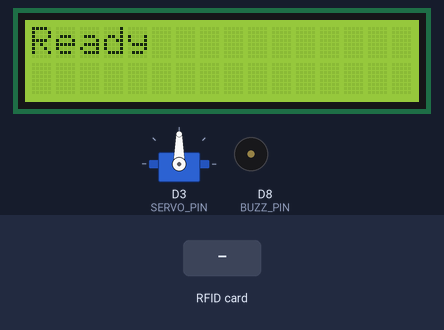
A sketch run on a simulated ESP8266 (NodeMCU). Shown: servo, 16×2 character LCD, buzzer (waves = sounding). The inputs (shaded band) are chosen by the test bench. WiFi joins after 1.5 s; servers stay silent unless stated; network time is answered at once with the bench clock; the Firebase database answers and starts empty; what the sketch prints to the serial monitor is not drawn.

Above: at 2.8 s.
2.9 s: RFID card 5E 7A 19 C4 held to the reader
At 3.06 s:
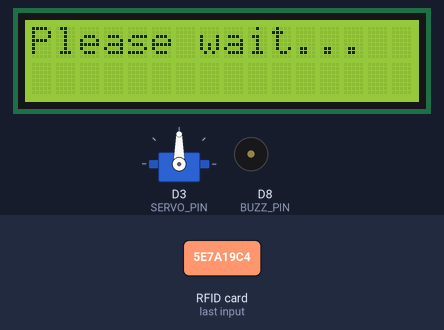
At 4.3 s:
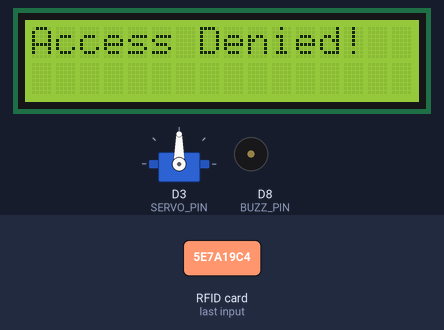
Timing chart, 0 to 10.3 s (numbered marks = the images above; inputs shaded):
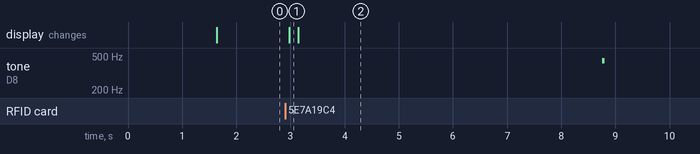

The sketch:

rfidwithnode.ino
```cpp
#include <LiquidCrystal_I2C.h>
#include <SPI.h>
#include <MFRC522.h>
#include <NTPClient.h>
#include <ESP8266WiFi.h>
#include <WiFiUdp.h>
#include <WiFiClientSecure.h>
#include <LiquidCrystal_I2C.h>
#include <FirebaseArduino.h>
#include <Servo.h>

// Set these to run example.
//#define FIREBASE_HOST "esptest-b8db8-default-rtdb.europe-west1.firebasedatabase.app"
//#define FIREBASE_AUTH "bvvGw3P5Aq3bzD88H9UBsL9XYpKHVDdfdmI61ThU"
#define FIREBASE_HOST "warehousemanagementsyste-a79b0-default-rtdb.europe-west1.firebasedatabase.app"
#define FIREBASE_AUTH "E1LiEDuFTcc6KCEYG4EYwCTfe23xNXZofuK8jjac"

//LCD
LiquidCrystal_I2C lcd(0x3F, 16, 2);

//RFID
#define SS_PIN D4
#define RST_PIN D0    // Configurable, see typical pin layout above
MFRC522 mfrc522(SS_PIN, RST_PIN);  // Create MFRC522 instance

//buzzer
#define BUZZ_PIN D8

//servo
Servo myservo;
#define SERVO_PIN D3

//led
 #define GATE_PIN LED_BUILTIN

//***********Things to change*******************
// const char* ssid = "PatelsWifi4G";
// const char* password = "9820769386";
// const char* ssid = "Drp";
// const char* password = "asdfghjkl";
const char* ssid = "Monisha Uberoi";
const char* password = "passsword";

//***********Things to change*******************
uint64_t openGateMillis = 0;
WiFiClientSecure client;

const long utcOffsetInSeconds = 19800;
char daysOfTheWeek[7][12] = {"Sunday", "Monday", "Tuesday", "Wednesday", "Thursday", "Friday", "Saturday"};
String months[12]={"January", "February", "March", "April", "May", "June", "July", "August", "September", "October", "November", "December"};

// Define NTP Client to get time
WiFiUDP ntpUDP;
NTPClient timeClient(ntpUDP, "pool.ntp.org", utcOffsetInSeconds);

void setup() {
  pinMode(GATE_PIN, OUTPUT);
  pinMode(BUZZ_PIN, OUTPUT);
  digitalWrite(GATE_PIN, LOW);
  digitalWrite(BUZZ_PIN, LOW);
  myservo.attach(SERVO_PIN);
  Serial.begin(115200);
  Firebase.begin(FIREBASE_HOST, FIREBASE_AUTH);
  timeClient.begin();
  lcd.begin(); // Init with pin default ESP8266 or ARDUINO
  lcd.backlight();
  LcdClearAndPrint("Loading");
  WiFi.mode(WIFI_STA);
  WiFi.begin(ssid, password);
  Serial.println("Started");
  Serial.print("Connecting");
  while (WiFi.status() != WL_CONNECTED) {
    delay(500);
    Serial.print(".");
  }
  // Initialize serial communications with the PC
  while (!Serial);    // Do nothing if no serial port is opened (added for Arduinos based on ATMEGA32U4)
  SPI.begin();      // Init SPI bus
  mfrc522.PCD_Init();   // Init MFRC522
  delay(4);       // Optional delay. Some board do need more time after init to be ready, see Readme
  mfrc522.PCD_DumpVersionToSerial();  // Show details of PCD - MFRC522 Card Reader details
  Serial.println("Scan your RFID tag:");
  LcdClearAndPrint("Ready");
}

int n = 0;
byte readCard[4];
void LcdClearAndPrint(String text) {
  lcd.clear();
  lcd.setCursor(0, 0);
  lcd.print(text);
}
void loop() {
  timeClient.update();
  if (openGateMillis > 0 && openGateMillis < millis()) {
    CloseGate();
  }
  if (!mfrc522.PICC_IsNewCardPresent()) {
    return;
  }
  // Select one of the cards
  // Reset the loop if no new card present on the sensor/reader. This saves the entire process when idle.
  if (!mfrc522.PICC_ReadCardSerial()) {
    return;
  }
  Serial.println(F("Scanned PICC's UID:"));
  String uid = "";
  for (uint8_t i = 0; i < 4; i++) {  //
    readCard[i] = mfrc522.uid.uidByte[i];
    Serial.print(readCard[i], HEX);
    uid += String(readCard[i], HEX);
  }
  Serial.println("");
  Beep();
  LcdClearAndPrint("Please wait...");
  int no = Firebase.getInt("NumberOfUsers/NumberOfUsers");
  bool flag = 0;
  for (int i = 1; i <= no; i++) {
    String data = "/Users/Rfid User" + String(i);
    String userId = Firebase.getString(data + "/tag");
    if ((uid).equalsIgnoreCase(userId) ) {
      //calculate date and time
      timeClient.update();
      unsigned long epochTime = timeClient.getEpochTime();
      struct tm *ptm = gmtime ((time_t *)&epochTime);
      String currentMonth = String(ptm->tm_mon+1);
      String currentYear = String(ptm->tm_year+1900);
      String currentDate = String(ptm->tm_mday) + "/" + currentMonth + "/" + currentYear;

      //pushing and printing
      String content = currentDate + " " + String(daysOfTheWeek[timeClient.getDay()]) + " " + String(timeClient.getFormattedTime());
      String location = data+ "/entries/" + currentMonth + "-" + currentYear;
      String name = Firebase.pushString(location, content);
      LcdClearAndPrint(Firebase.getString(data + "/name"));
      flag = 1;
      Serial.print("pushed: ");
      Serial.print(location);
      Serial.println(": ");
      Serial.println(content);
      Beep();
      delay(500);
      Beep();
      OpenGate();
      break;
    }
  }
  if (flag == 0) {
    LcdClearAndPrint("Access Denied!");
    Serial.println("Access Denied!");
    Siren();
  }
  flag = 0;
  delay(100);
  mfrc522.PICC_HaltA();
  // handle error
  if (Firebase.failed()) {
    Serial.println(Firebase.error());
    Serial.print("setting /number failed:");
    return;
  }
  delay(5000);
}
void Siren() {
  for (int hz = 440; hz < 1000; hz++) {
    tone(BUZZ_PIN, hz, 50);
    delay(5);
  }
  for (int hz = 1000; hz > 440; hz--) {
    tone(BUZZ_PIN, hz, 50);
    delay(5);
  }
  digitalWrite(BUZZ_PIN, LOW);
}
void Beep() {
  for (int i = 0; i < 1000; i++){
    analogWrite(BUZZ_PIN, i);
    delayMicroseconds(50);
  }
  digitalWrite(BUZZ_PIN, LOW);
}
void Beep2() {
  tone(BUZZ_PIN, 1000, 30);
  delay(300);
  digitalWrite(BUZZ_PIN, LOW);
}
void OpenGate() {
  openGateMillis = millis() + 5000;
  // digitalWrite(GATE_PIN, HIGH);
  Beep();
  delay(100);
  Beep();
  int pos;
  for (pos = 0; pos <= 90; pos += 1) {
    myservo.write(pos);
    delay(5);
  }
}
void CloseGate() {
  openGateMillis = 0;

  Beep2();
  int pos;
   for (pos = 90; pos >= 0; pos -= 1) {
    myservo.write(pos);
    delay(5);
  }
  LcdClearAndPrint("Ready");
}
```

Measured:
- after the input at 2.9 s, tone on D8 (BUZZ_PIN): silent → 441 Hz after 5.9 s, → silent 0.05 s later; the display: changes after 0.08 s (image 1)
